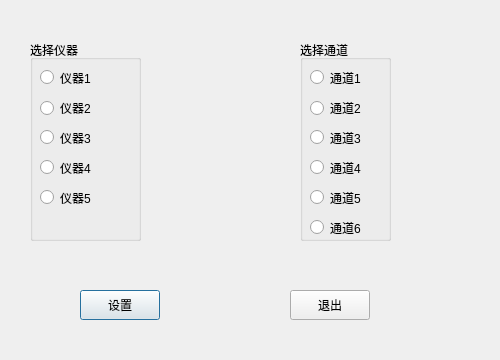
<?xml version="1.0" encoding="UTF-8"?>
<ui version="4.0">
 <class>sensor_dialog</class>
 <widget class="QDialog" name="sensor_dialog">
  <property name="geometry">
   <rect>
    <x>0</x>
    <y>0</y>
    <width>500</width>
    <height>360</height>
   </rect>
  </property>
  <property name="windowTitle">
   <string>传感器调试</string>
  </property>
  <property name="windowIcon">
   <iconset>
    <normaloff>../icon/logo.jpg</normaloff>../icon/logo.jpg</iconset>
  </property>
  <widget class="QGroupBox" name="group_box_instrument_select">
   <property name="geometry">
    <rect>
     <x>30</x>
     <y>40</y>
     <width>111</width>
     <height>201</height>
    </rect>
   </property>
   <property name="title">
    <string>选择仪器</string>
   </property>
   <widget class="QRadioButton" name="radio_button_instrument_1">
    <property name="geometry">
     <rect>
      <x>10</x>
      <y>30</y>
      <width>60</width>
      <height>15</height>
     </rect>
    </property>
    <property name="text">
     <string>仪器1</string>
    </property>
   </widget>
   <widget class="QRadioButton" name="radio_button_instrument_2">
    <property name="geometry">
     <rect>
      <x>10</x>
      <y>60</y>
      <width>61</width>
      <height>16</height>
     </rect>
    </property>
    <property name="text">
     <string>仪器2</string>
    </property>
   </widget>
   <widget class="QRadioButton" name="radio_button_instrument_3">
    <property name="geometry">
     <rect>
      <x>10</x>
      <y>90</y>
      <width>60</width>
      <height>15</height>
     </rect>
    </property>
    <property name="text">
     <string>仪器3</string>
    </property>
   </widget>
   <widget class="QRadioButton" name="radio_button_instrument_4">
    <property name="geometry">
     <rect>
      <x>10</x>
      <y>120</y>
      <width>60</width>
      <height>15</height>
     </rect>
    </property>
    <property name="text">
     <string>仪器4</string>
    </property>
   </widget>
   <widget class="QRadioButton" name="radio_button_instrument_5">
    <property name="geometry">
     <rect>
      <x>10</x>
      <y>150</y>
      <width>60</width>
      <height>15</height>
     </rect>
    </property>
    <property name="text">
     <string>仪器5</string>
    </property>
   </widget>
  </widget>
  <widget class="QGroupBox" name="group_box_channel_select">
   <property name="geometry">
    <rect>
     <x>300</x>
     <y>40</y>
     <width>91</width>
     <height>201</height>
    </rect>
   </property>
   <property name="title">
    <string>选择通道</string>
   </property>
   <widget class="QRadioButton" name="radio_button_channel_2">
    <property name="geometry">
     <rect>
      <x>10</x>
      <y>60</y>
      <width>61</width>
      <height>16</height>
     </rect>
    </property>
    <property name="text">
     <string>通道2</string>
    </property>
   </widget>
   <widget class="QRadioButton" name="radio_button_channel_3">
    <property name="geometry">
     <rect>
      <x>10</x>
      <y>90</y>
      <width>60</width>
      <height>15</height>
     </rect>
    </property>
    <property name="text">
     <string>通道3</string>
    </property>
   </widget>
   <widget class="QRadioButton" name="radio_button_channel_1">
    <property name="geometry">
     <rect>
      <x>10</x>
      <y>30</y>
      <width>60</width>
      <height>15</height>
     </rect>
    </property>
    <property name="text">
     <string>通道1</string>
    </property>
   </widget>
   <widget class="QRadioButton" name="radio_button_channel_5">
    <property name="geometry">
     <rect>
      <x>10</x>
      <y>150</y>
      <width>60</width>
      <height>15</height>
     </rect>
    </property>
    <property name="text">
     <string>通道5</string>
    </property>
   </widget>
   <widget class="QRadioButton" name="radio_button_channel_4">
    <property name="geometry">
     <rect>
      <x>10</x>
      <y>120</y>
      <width>60</width>
      <height>15</height>
     </rect>
    </property>
    <property name="text">
     <string>通道4</string>
    </property>
   </widget>
   <widget class="QRadioButton" name="radio_button_channel_6">
    <property name="geometry">
     <rect>
      <x>10</x>
      <y>180</y>
      <width>60</width>
      <height>15</height>
     </rect>
    </property>
    <property name="text">
     <string>通道6</string>
    </property>
   </widget>
  </widget>
  <widget class="QPushButton" name="button_set">
   <property name="geometry">
    <rect>
     <x>80</x>
     <y>290</y>
     <width>80</width>
     <height>30</height>
    </rect>
   </property>
   <property name="text">
    <string>设置</string>
   </property>
  </widget>
  <widget class="QPushButton" name="button_cancel">
   <property name="geometry">
    <rect>
     <x>290</x>
     <y>290</y>
     <width>80</width>
     <height>30</height>
    </rect>
   </property>
   <property name="text">
    <string>退出</string>
   </property>
  </widget>
 </widget>
 <resources/>
 <connections/>
</ui>
